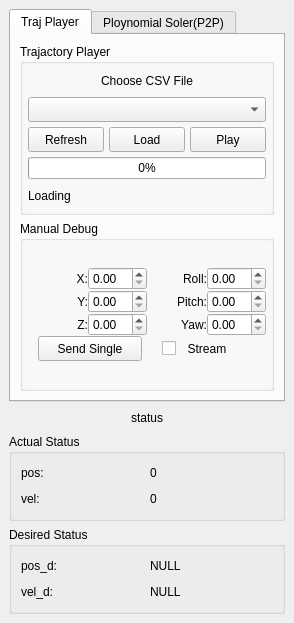
<?xml version="1.0" encoding="UTF-8"?>
<ui version="4.0">
 <class>MainWindow</class>
 <widget class="QMainWindow" name="MainWindow">
  <property name="geometry">
   <rect>
    <x>0</x>
    <y>0</y>
    <width>294</width>
    <height>623</height>
   </rect>
  </property>
  <property name="windowTitle">
   <string>MainWindow</string>
  </property>
  <widget class="QWidget" name="centralwidget">
   <layout class="QGridLayout" name="gridLayout_23">
    <item row="0" column="0">
     <layout class="QGridLayout" name="gridLayout_11">
      <item row="0" column="0">
       <widget class="QTabWidget" name="tabWidget">
        <property name="currentIndex">
         <number>0</number>
        </property>
        <widget class="QWidget" name="Traj_player">
         <attribute name="title">
          <string>Traj Player</string>
         </attribute>
         <layout class="QGridLayout" name="gridLayout_20">
          <item row="0" column="0">
           <layout class="QGridLayout" name="gridLayout_19">
            <item row="0" column="0">
             <widget class="QGroupBox" name="groupBox_2">
              <property name="minimumSize">
               <size>
                <width>250</width>
                <height>170</height>
               </size>
              </property>
              <property name="title">
               <string>Trajactory Player</string>
              </property>
              <layout class="QGridLayout" name="gridLayout_18">
               <property name="leftMargin">
                <number>5</number>
               </property>
               <property name="topMargin">
                <number>5</number>
               </property>
               <property name="rightMargin">
                <number>5</number>
               </property>
               <property name="bottomMargin">
                <number>5</number>
               </property>
               <property name="spacing">
                <number>5</number>
               </property>
               <item row="0" column="0">
                <layout class="QGridLayout" name="gridLayout_17">
                 <item row="0" column="0">
                  <widget class="QLabel" name="label_csv_meun">
                   <property name="text">
                    <string>Choose CSV File</string>
                   </property>
                   <property name="alignment">
                    <set>Qt::AlignCenter</set>
                   </property>
                  </widget>
                 </item>
                 <item row="2" column="0">
                  <widget class="QLabel" name="label_csv_info">
                   <property name="text">
                    <string>Loading</string>
                   </property>
                  </widget>
                 </item>
                 <item row="1" column="0">
                  <layout class="QGridLayout" name="gridLayout_16">
                   <item row="0" column="0" colspan="3">
                    <widget class="QComboBox" name="comboBox_csv_files">
                     <property name="minimumSize">
                      <size>
                       <width>230</width>
                       <height>25</height>
                      </size>
                     </property>
                    </widget>
                   </item>
                   <item row="1" column="0">
                    <widget class="QPushButton" name="btn_csv_refresh">
                     <property name="minimumSize">
                      <size>
                       <width>60</width>
                       <height>25</height>
                      </size>
                     </property>
                     <property name="text">
                      <string>Refresh</string>
                     </property>
                    </widget>
                   </item>
                   <item row="1" column="1">
                    <widget class="QPushButton" name="btn_csv_load">
                     <property name="minimumSize">
                      <size>
                       <width>60</width>
                       <height>25</height>
                      </size>
                     </property>
                     <property name="text">
                      <string>Load</string>
                     </property>
                    </widget>
                   </item>
                   <item row="1" column="2">
                    <widget class="QPushButton" name="btn_csv_play">
                     <property name="minimumSize">
                      <size>
                       <width>60</width>
                       <height>25</height>
                      </size>
                     </property>
                     <property name="text">
                      <string>Play</string>
                     </property>
                    </widget>
                   </item>
                   <item row="2" column="0" colspan="3">
                    <widget class="QProgressBar" name="progressBar_csv">
                     <property name="value">
                      <number>0</number>
                     </property>
                    </widget>
                   </item>
                  </layout>
                 </item>
                </layout>
               </item>
              </layout>
             </widget>
            </item>
            <item row="1" column="0">
             <widget class="QGroupBox" name="groupBox">
              <property name="minimumSize">
               <size>
                <width>220</width>
                <height>150</height>
               </size>
              </property>
              <property name="title">
               <string>Manual Debug</string>
              </property>
              <layout class="QGridLayout" name="gridLayout_15">
               <property name="leftMargin">
                <number>5</number>
               </property>
               <property name="topMargin">
                <number>5</number>
               </property>
               <property name="rightMargin">
                <number>5</number>
               </property>
               <property name="bottomMargin">
                <number>5</number>
               </property>
               <property name="spacing">
                <number>5</number>
               </property>
               <item row="1" column="0">
                <layout class="QGridLayout" name="gridLayout_22">
                 <property name="spacing">
                  <number>0</number>
                 </property>
                 <item row="0" column="0">
                  <layout class="QGridLayout" name="gridLayout_14">
                   <item row="0" column="0">
                    <layout class="QGridLayout" name="gridLayout_13">
                     <item row="0" column="0">
                      <widget class="QLabel" name="X_debug">
                       <property name="minimumSize">
                        <size>
                         <width>20</width>
                         <height>20</height>
                        </size>
                       </property>
                       <property name="text">
                        <string>X:</string>
                       </property>
                       <property name="alignment">
                        <set>Qt::AlignRight|Qt::AlignTrailing|Qt::AlignVCenter</set>
                       </property>
                      </widget>
                     </item>
                     <item row="1" column="1">
                      <widget class="QDoubleSpinBox" name="Y_doubleSpinBox">
                       <property name="minimumSize">
                        <size>
                         <width>55</width>
                         <height>0</height>
                        </size>
                       </property>
                      </widget>
                     </item>
                     <item row="2" column="1">
                      <widget class="QDoubleSpinBox" name="Z_doubleSpinBox">
                       <property name="minimumSize">
                        <size>
                         <width>55</width>
                         <height>0</height>
                        </size>
                       </property>
                      </widget>
                     </item>
                     <item row="1" column="3">
                      <widget class="QDoubleSpinBox" name="Pitch_doubleSpinBox">
                       <property name="minimumSize">
                        <size>
                         <width>55</width>
                         <height>0</height>
                        </size>
                       </property>
                      </widget>
                     </item>
                     <item row="2" column="0">
                      <widget class="QLabel" name="Z_debug">
                       <property name="minimumSize">
                        <size>
                         <width>20</width>
                         <height>20</height>
                        </size>
                       </property>
                       <property name="text">
                        <string>Z:</string>
                       </property>
                       <property name="alignment">
                        <set>Qt::AlignRight|Qt::AlignTrailing|Qt::AlignVCenter</set>
                       </property>
                      </widget>
                     </item>
                     <item row="0" column="2">
                      <widget class="QLabel" name="Roll_debug">
                       <property name="minimumSize">
                        <size>
                         <width>35</width>
                         <height>20</height>
                        </size>
                       </property>
                       <property name="text">
                        <string>Roll:</string>
                       </property>
                       <property name="alignment">
                        <set>Qt::AlignRight|Qt::AlignTrailing|Qt::AlignVCenter</set>
                       </property>
                      </widget>
                     </item>
                     <item row="0" column="3">
                      <widget class="QDoubleSpinBox" name="Roll_doubleSpinBox">
                       <property name="minimumSize">
                        <size>
                         <width>55</width>
                         <height>0</height>
                        </size>
                       </property>
                      </widget>
                     </item>
                     <item row="1" column="2">
                      <widget class="QLabel" name="Pitch_debug">
                       <property name="minimumSize">
                        <size>
                         <width>40</width>
                         <height>20</height>
                        </size>
                       </property>
                       <property name="text">
                        <string>Pitch:</string>
                       </property>
                       <property name="alignment">
                        <set>Qt::AlignRight|Qt::AlignTrailing|Qt::AlignVCenter</set>
                       </property>
                      </widget>
                     </item>
                     <item row="1" column="0">
                      <widget class="QLabel" name="Y_debug">
                       <property name="minimumSize">
                        <size>
                         <width>20</width>
                         <height>20</height>
                        </size>
                       </property>
                       <property name="text">
                        <string>Y:</string>
                       </property>
                       <property name="alignment">
                        <set>Qt::AlignRight|Qt::AlignTrailing|Qt::AlignVCenter</set>
                       </property>
                      </widget>
                     </item>
                     <item row="2" column="2">
                      <widget class="QLabel" name="Yaw_debug">
                       <property name="minimumSize">
                        <size>
                         <width>35</width>
                         <height>20</height>
                        </size>
                       </property>
                       <property name="text">
                        <string>Yaw:</string>
                       </property>
                       <property name="alignment">
                        <set>Qt::AlignRight|Qt::AlignTrailing|Qt::AlignVCenter</set>
                       </property>
                      </widget>
                     </item>
                     <item row="2" column="3">
                      <widget class="QDoubleSpinBox" name="Yaw_doubleSpinBox">
                       <property name="minimumSize">
                        <size>
                         <width>55</width>
                         <height>0</height>
                        </size>
                       </property>
                      </widget>
                     </item>
                     <item row="0" column="1">
                      <widget class="QDoubleSpinBox" name="X_doubleSpinBox">
                       <property name="minimumSize">
                        <size>
                         <width>55</width>
                         <height>0</height>
                        </size>
                       </property>
                      </widget>
                     </item>
                    </layout>
                   </item>
                  </layout>
                 </item>
                 <item row="1" column="0">
                  <layout class="QGridLayout" name="gridLayout_21" rowstretch="0">
                   <property name="leftMargin">
                    <number>10</number>
                   </property>
                   <property name="rightMargin">
                    <number>0</number>
                   </property>
                   <property name="horizontalSpacing">
                    <number>20</number>
                   </property>
                   <property name="verticalSpacing">
                    <number>6</number>
                   </property>
                   <item row="0" column="1">
                    <widget class="QCheckBox" name="chk_manual_stream">
                     <property name="minimumSize">
                      <size>
                       <width>70</width>
                       <height>25</height>
                      </size>
                     </property>
                     <property name="layoutDirection">
                      <enum>Qt::LeftToRight</enum>
                     </property>
                     <property name="autoFillBackground">
                      <bool>false</bool>
                     </property>
                     <property name="text">
                      <string>  Stream</string>
                     </property>
                    </widget>
                   </item>
                   <item row="0" column="0">
                    <widget class="QPushButton" name="btn_manual_single">
                     <property name="minimumSize">
                      <size>
                       <width>90</width>
                       <height>25</height>
                      </size>
                     </property>
                     <property name="text">
                      <string>Send Single</string>
                     </property>
                    </widget>
                   </item>
                  </layout>
                 </item>
                </layout>
               </item>
              </layout>
             </widget>
            </item>
           </layout>
          </item>
         </layout>
        </widget>
        <widget class="QWidget" name="Ploynomial_Soler">
         <attribute name="title">
          <string>Ploynomial Soler(P2P)</string>
         </attribute>
         <layout class="QGridLayout" name="gridLayout_12">
          <item row="0" column="0">
           <layout class="QGridLayout" name="gridLayout_7">
            <item row="1" column="0">
             <widget class="QWidget" name="widget" native="true">
              <property name="minimumSize">
               <size>
                <width>220</width>
                <height>260</height>
               </size>
              </property>
              <layout class="QGridLayout" name="gridLayout_10">
               <property name="leftMargin">
                <number>5</number>
               </property>
               <property name="topMargin">
                <number>5</number>
               </property>
               <property name="rightMargin">
                <number>5</number>
               </property>
               <property name="bottomMargin">
                <number>5</number>
               </property>
               <property name="spacing">
                <number>5</number>
               </property>
               <item row="0" column="0">
                <layout class="QGridLayout" name="gridLayout_3">
                 <item row="1" column="0">
                  <widget class="QPushButton" name="pushButton_send_goal">
                   <property name="minimumSize">
                    <size>
                     <width>100</width>
                     <height>25</height>
                    </size>
                   </property>
                   <property name="text">
                    <string>SEND GOAL</string>
                   </property>
                  </widget>
                 </item>
                 <item row="0" column="0" colspan="2">
                  <layout class="QGridLayout" name="gridLayout_2">
                   <item row="0" column="0">
                    <layout class="QGridLayout" name="gridLayout">
                     <item row="10" column="0">
                      <widget class="QLabel" name="Duration">
                       <property name="minimumSize">
                        <size>
                         <width>65</width>
                         <height>20</height>
                        </size>
                       </property>
                       <property name="text">
                        <string>Duration:</string>
                       </property>
                       <property name="alignment">
                        <set>Qt::AlignRight|Qt::AlignTrailing|Qt::AlignVCenter</set>
                       </property>
                      </widget>
                     </item>
                     <item row="8" column="1">
                      <widget class="QLineEdit" name="lineEdit_ori_p">
                       <property name="minimumSize">
                        <size>
                         <width>100</width>
                         <height>20</height>
                        </size>
                       </property>
                      </widget>
                     </item>
                     <item row="9" column="1">
                      <widget class="QLineEdit" name="lineEdit_ori_y">
                       <property name="minimumSize">
                        <size>
                         <width>100</width>
                         <height>20</height>
                        </size>
                       </property>
                      </widget>
                     </item>
                     <item row="5" column="0">
                      <widget class="QLabel" name="Y_des">
                       <property name="minimumSize">
                        <size>
                         <width>65</width>
                         <height>20</height>
                        </size>
                       </property>
                       <property name="text">
                        <string>Y:</string>
                       </property>
                       <property name="alignment">
                        <set>Qt::AlignRight|Qt::AlignTrailing|Qt::AlignVCenter</set>
                       </property>
                      </widget>
                     </item>
                     <item row="4" column="0">
                      <widget class="QLabel" name="X_des">
                       <property name="minimumSize">
                        <size>
                         <width>65</width>
                         <height>20</height>
                        </size>
                       </property>
                       <property name="text">
                        <string>X:</string>
                       </property>
                       <property name="alignment">
                        <set>Qt::AlignRight|Qt::AlignTrailing|Qt::AlignVCenter</set>
                       </property>
                      </widget>
                     </item>
                     <item row="10" column="1">
                      <widget class="QLineEdit" name="lineEdit_duration">
                       <property name="minimumSize">
                        <size>
                         <width>100</width>
                         <height>20</height>
                        </size>
                       </property>
                      </widget>
                     </item>
                     <item row="4" column="1">
                      <widget class="QLineEdit" name="lineEdit_pos_x">
                       <property name="minimumSize">
                        <size>
                         <width>100</width>
                         <height>20</height>
                        </size>
                       </property>
                      </widget>
                     </item>
                     <item row="8" column="0">
                      <widget class="QLabel" name="pitch_des">
                       <property name="minimumSize">
                        <size>
                         <width>65</width>
                         <height>20</height>
                        </size>
                       </property>
                       <property name="text">
                        <string>Pitch:</string>
                       </property>
                       <property name="alignment">
                        <set>Qt::AlignRight|Qt::AlignTrailing|Qt::AlignVCenter</set>
                       </property>
                      </widget>
                     </item>
                     <item row="7" column="1">
                      <widget class="QLineEdit" name="lineEdit_ori_r">
                       <property name="minimumSize">
                        <size>
                         <width>100</width>
                         <height>20</height>
                        </size>
                       </property>
                      </widget>
                     </item>
                     <item row="9" column="0">
                      <widget class="QLabel" name="yaw_des">
                       <property name="minimumSize">
                        <size>
                         <width>65</width>
                         <height>20</height>
                        </size>
                       </property>
                       <property name="text">
                        <string>Yaw:</string>
                       </property>
                       <property name="alignment">
                        <set>Qt::AlignRight|Qt::AlignTrailing|Qt::AlignVCenter</set>
                       </property>
                      </widget>
                     </item>
                     <item row="6" column="0">
                      <widget class="QLabel" name="Z_des">
                       <property name="minimumSize">
                        <size>
                         <width>65</width>
                         <height>20</height>
                        </size>
                       </property>
                       <property name="text">
                        <string>Z:</string>
                       </property>
                       <property name="alignment">
                        <set>Qt::AlignRight|Qt::AlignTrailing|Qt::AlignVCenter</set>
                       </property>
                      </widget>
                     </item>
                     <item row="5" column="1">
                      <widget class="QLineEdit" name="lineEdit_pos_y">
                       <property name="minimumSize">
                        <size>
                         <width>100</width>
                         <height>20</height>
                        </size>
                       </property>
                      </widget>
                     </item>
                     <item row="6" column="1">
                      <widget class="QLineEdit" name="lineEdit_pos_z">
                       <property name="minimumSize">
                        <size>
                         <width>100</width>
                         <height>20</height>
                        </size>
                       </property>
                      </widget>
                     </item>
                     <item row="7" column="0">
                      <widget class="QLabel" name="roll_des">
                       <property name="minimumSize">
                        <size>
                         <width>65</width>
                         <height>20</height>
                        </size>
                       </property>
                       <property name="text">
                        <string>Roll:</string>
                       </property>
                       <property name="alignment">
                        <set>Qt::AlignRight|Qt::AlignTrailing|Qt::AlignVCenter</set>
                       </property>
                      </widget>
                     </item>
                     <item row="1" column="0">
                      <widget class="QLabel" name="label_desired_title_time">
                       <property name="minimumSize">
                        <size>
                         <width>0</width>
                         <height>20</height>
                        </size>
                       </property>
                       <property name="text">
                        <string>time_d:</string>
                       </property>
                      </widget>
                     </item>
                     <item row="2" column="0">
                      <widget class="QLabel" name="label_desired_title_time_now">
                       <property name="minimumSize">
                        <size>
                         <width>0</width>
                         <height>20</height>
                        </size>
                       </property>
                       <property name="text">
                        <string>time_e:</string>
                       </property>
                      </widget>
                     </item>
                     <item row="1" column="1">
                      <widget class="QLabel" name="label_total_time">
                       <property name="minimumSize">
                        <size>
                         <width>0</width>
                         <height>20</height>
                        </size>
                       </property>
                       <property name="frameShape">
                        <enum>QFrame::NoFrame</enum>
                       </property>
                       <property name="text">
                        <string>NULL</string>
                       </property>
                      </widget>
                     </item>
                     <item row="2" column="1">
                      <widget class="QLabel" name="label_elapsed_time">
                       <property name="minimumSize">
                        <size>
                         <width>0</width>
                         <height>20</height>
                        </size>
                       </property>
                       <property name="text">
                        <string>NULL</string>
                       </property>
                      </widget>
                     </item>
                    </layout>
                   </item>
                  </layout>
                 </item>
                 <item row="1" column="1">
                  <widget class="QPushButton" name="pushButton_cancel_goal">
                   <property name="minimumSize">
                    <size>
                     <width>100</width>
                     <height>25</height>
                    </size>
                   </property>
                   <property name="text">
                    <string>CANCEL</string>
                   </property>
                  </widget>
                 </item>
                </layout>
               </item>
              </layout>
             </widget>
            </item>
           </layout>
          </item>
         </layout>
        </widget>
       </widget>
      </item>
      <item row="1" column="0">
       <layout class="QGridLayout" name="gridLayout_9">
        <item row="0" column="0">
         <widget class="QLabel" name="label_status">
          <property name="minimumSize">
           <size>
            <width>214</width>
            <height>20</height>
           </size>
          </property>
          <property name="maximumSize">
           <size>
            <width>16777215</width>
            <height>40</height>
           </size>
          </property>
          <property name="frameShape">
           <enum>QFrame::NoFrame</enum>
          </property>
          <property name="text">
           <string>status</string>
          </property>
          <property name="alignment">
           <set>Qt::AlignCenter</set>
          </property>
         </widget>
        </item>
        <item row="1" column="0">
         <widget class="QGroupBox" name="Actual_Status">
          <property name="title">
           <string>Actual Status</string>
          </property>
          <layout class="QGridLayout" name="gridLayout_5">
           <item row="0" column="0">
            <layout class="QGridLayout" name="gridLayout_4">
             <item row="0" column="0">
              <widget class="QLabel" name="label_actual_title_pos">
               <property name="minimumSize">
                <size>
                 <width>0</width>
                 <height>20</height>
                </size>
               </property>
               <property name="text">
                <string>pos:</string>
               </property>
              </widget>
             </item>
             <item row="0" column="1">
              <widget class="QLabel" name="label_actual_pos">
               <property name="minimumSize">
                <size>
                 <width>0</width>
                 <height>20</height>
                </size>
               </property>
               <property name="text">
                <string>0</string>
               </property>
              </widget>
             </item>
             <item row="1" column="0">
              <widget class="QLabel" name="label_actual_title_vel">
               <property name="minimumSize">
                <size>
                 <width>0</width>
                 <height>20</height>
                </size>
               </property>
               <property name="text">
                <string>vel:</string>
               </property>
              </widget>
             </item>
             <item row="1" column="1">
              <widget class="QLabel" name="label_actual_vel">
               <property name="minimumSize">
                <size>
                 <width>0</width>
                 <height>20</height>
                </size>
               </property>
               <property name="text">
                <string>0</string>
               </property>
              </widget>
             </item>
            </layout>
           </item>
          </layout>
         </widget>
        </item>
        <item row="2" column="0">
         <widget class="QGroupBox" name="Desired_Status">
          <property name="title">
           <string>Desired Status</string>
          </property>
          <layout class="QGridLayout" name="gridLayout_8">
           <item row="0" column="0">
            <layout class="QGridLayout" name="gridLayout_6">
             <item row="0" column="0">
              <widget class="QLabel" name="label_desired_title_pos">
               <property name="minimumSize">
                <size>
                 <width>0</width>
                 <height>20</height>
                </size>
               </property>
               <property name="text">
                <string>pos_d:</string>
               </property>
              </widget>
             </item>
             <item row="0" column="1">
              <widget class="QLabel" name="label_desired_pos">
               <property name="minimumSize">
                <size>
                 <width>0</width>
                 <height>20</height>
                </size>
               </property>
               <property name="text">
                <string>NULL</string>
               </property>
               <property name="textFormat">
                <enum>Qt::AutoText</enum>
               </property>
              </widget>
             </item>
             <item row="1" column="0">
              <widget class="QLabel" name="label_desired_title_vel">
               <property name="minimumSize">
                <size>
                 <width>0</width>
                 <height>20</height>
                </size>
               </property>
               <property name="text">
                <string>vel_d:</string>
               </property>
              </widget>
             </item>
             <item row="1" column="1">
              <widget class="QLabel" name="label_desired_vel">
               <property name="minimumSize">
                <size>
                 <width>0</width>
                 <height>20</height>
                </size>
               </property>
               <property name="text">
                <string>NULL</string>
               </property>
              </widget>
             </item>
            </layout>
           </item>
          </layout>
         </widget>
        </item>
       </layout>
      </item>
     </layout>
    </item>
   </layout>
  </widget>
 </widget>
 <resources/>
 <connections/>
</ui>
